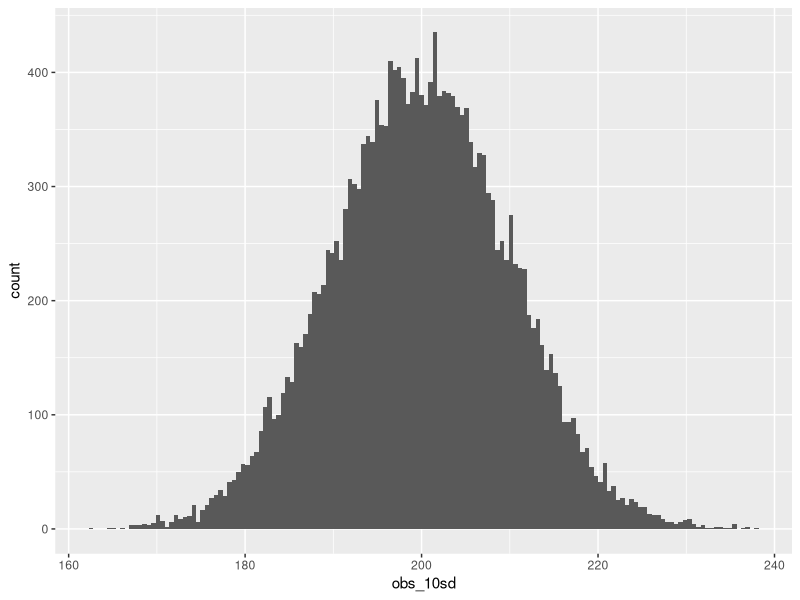
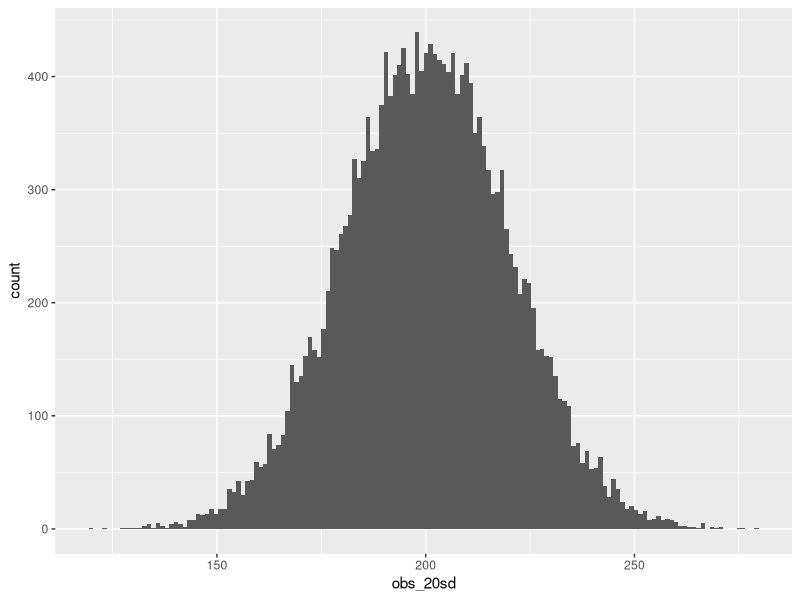
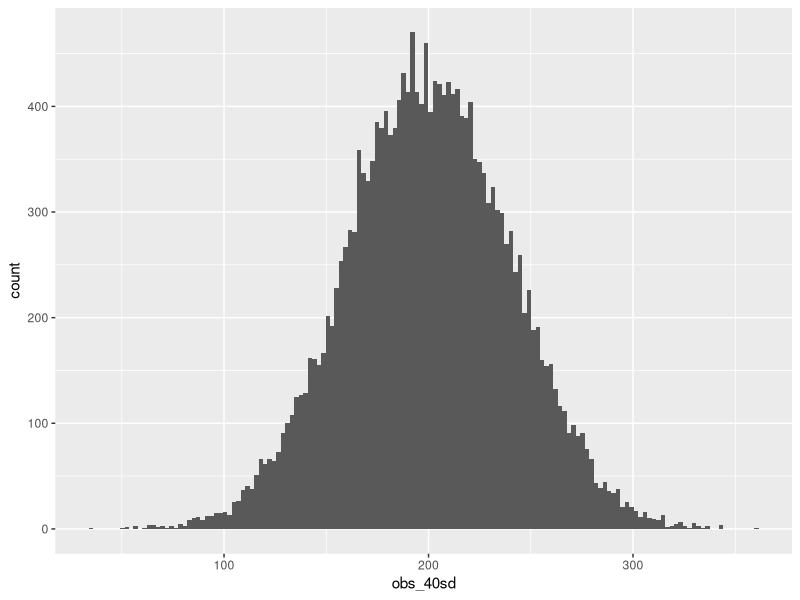

The R script that drew these images, in order:
# libraries
library(ggplot2)

### Set up simulated unimodal distributions ###

# set total number of individuals to be in our simulated "population"
nn <- 20000

#10 SD
set.seed(10)
obs_10sd <- rnorm(20000, mean = 200, sd = 10)
to_10sd <- as.data.frame(obs_10sd)
ggplot(data= to_10sd, aes(x = obs_10sd)) + geom_histogram(bins = 150)
min(to_10sd) ## 199.8918
max(to_10sd) # 199.89258
quantile(obs_10sd, probs = c(0,0.01,0.05,0.1,0.5,0.9,0.95,0.99,1))
mean(obs_10sd) # 199.89

# now create a list of 100 different vectors of 10, 20, and 50 observations
set.seed(1)
rep_10obs_10sd <- replicate(n = 100, expr = sample(obs_10sd, size = 10, replace = FALSE))
list_10obs_10sd <- split(rep_10obs_10sd, rep(1:ncol(rep_10obs_10sd), each = nrow(rep_10obs_10sd)))

set.seed(2)
rep_20obs_10sd <- replicate(n = 100, expr = sample(obs_10sd, size = 20, replace = FALSE))
list_20obs_10sd <- split(rep_20obs_10sd, rep(1:ncol(rep_20obs_10sd), each = nrow(rep_20obs_10sd)))

set.seed(5)
rep_50obs_10sd <- replicate(n = 100, expr = sample(obs_10sd, size = 50, replace = FALSE))
list_50obs_10sd <- split(rep_50obs_10sd, rep(1:ncol(rep_50obs_10sd), each = nrow(rep_50obs_10sd)))


#20 SD
set.seed(365)
obs_20sd <- rnorm(20000, mean = 200, sd = 20)
to_20sd <- as.data.frame(obs_20sd)
ggplot(data= to_20sd, aes(x = obs_20sd)) + geom_histogram(bins = 150)
min(to_20sd) # 119.9182
max(to_20sd) # 279.3462
quantile(obs_20sd, probs = c(0,0.01,0.05,0.1,0.5,0.9,0.95,0.99,1))
mean(obs_20sd)


# now create a list of 100 different vectors of 10, 20, and 50 observations
set.seed(1)
rep_10obs_20sd <- replicate(n = 100, expr = sample(obs_20sd, size = 10, replace = FALSE))
list_10obs_20sd <- split(rep_10obs_20sd, rep(1:ncol(rep_10obs_20sd), each = nrow(rep_10obs_20sd)))

set.seed(2)
rep_20obs_20sd <- replicate(n = 100, expr = sample(obs_20sd, size = 20, replace = FALSE))
list_20obs_20sd <- split(rep_20obs_20sd, rep(1:ncol(rep_20obs_20sd), each = nrow(rep_20obs_20sd)))

set.seed(5)
rep_50obs_20sd <- replicate(n = 100, expr = sample(obs_20sd, size = 50, replace = FALSE))
list_50obs_20sd <- split(rep_50obs_20sd, rep(1:ncol(rep_50obs_20sd), each = nrow(rep_50obs_20sd)))


#40 SD
set.seed(40)
obs_40sd <- rnorm(20000, mean = 200, sd = 40)
to_40sd <- as.data.frame(obs_40sd)
ggplot(data= to_40sd, aes(x = obs_40sd)) + geom_histogram(bins = 150)
min(to_40sd) # 35.88112
max(to_40sd) #361.3789
quantile(obs_40sd, probs = c(0,0.01,0.05,0.1,0.5,0.9,0.95,0.99,1)) #10% -149.30459 50% - 199.80307
mean(obs_40sd)
#200.19

# now create a list of 100 different vectors of 10, 20, and 50 observations
set.seed(1)
rep_10obs_40sd <- replicate(n = 100, expr = sample(obs_40sd, size = 10, replace = FALSE))
list_10obs_40sd <- split(rep_10obs_40sd, rep(1:ncol(rep_10obs_40sd), each = nrow(rep_10obs_40sd)))

set.seed(2)
rep_20obs_40sd <- replicate(n = 100, expr = sample(obs_40sd, size = 20, replace = FALSE))
list_20obs_40sd <- split(rep_20obs_40sd, rep(1:ncol(rep_20obs_40sd), each = nrow(rep_20obs_40sd)))

set.seed(5)
rep_50obs_40sd <- replicate(n = 100, expr = sample(obs_40sd, size = 50, replace = FALSE))
list_50obs_40sd <- split(rep_50obs_40sd, rep(1:ncol(rep_50obs_40sd), each = nrow(rep_50obs_40sd)))